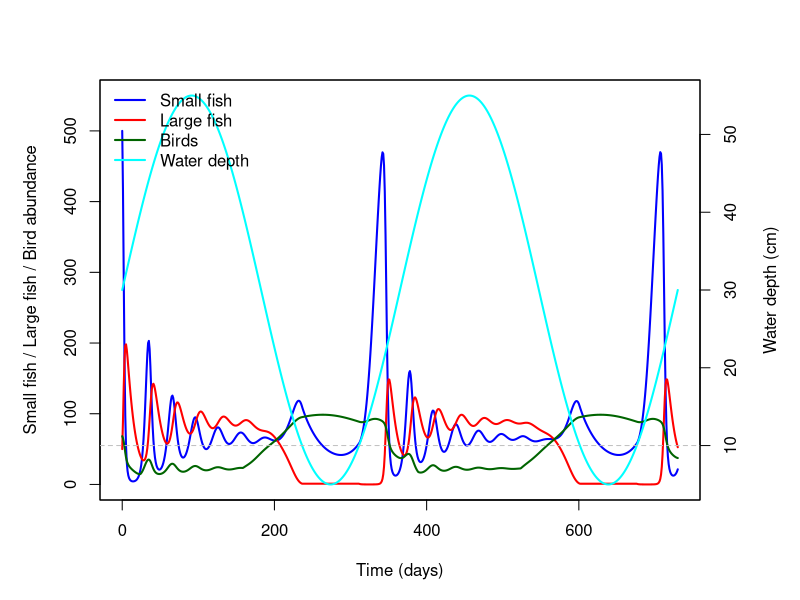

This chart was generated by the following R code:
## ---- chunk 1
#| label: fig-model-results
#| fig-cap: "Dynamics of small fish, large fish, bird abundance, and water depth over a 2-year seasonal cycle with low big fish predation pressure"
#| echo: false
#| warning: false
#| message: false


# Load required package
library(deSolve)

# Seasonal water depth function (in cm)
water_depth <- function(t) {
  # Sinusoidal cycle: mean 30cm, amplitude 25cm, period 365 days
  30 + 25 * sin(2 * pi * t / 365)
}

# Bird abundance function - now depends on water depth AND small fish
bird_abundance <- function(t, S, bird_response, half_sat) {
  W <- water_depth(t)
  
  # Birds arrive when water is shallow
  if (W > 40) {
    B_water <- 10
  } else {
    B_water <- 10 + 90 * (40 - W) / 40
  }
  
  # Additional birds attracted by small fish density
  B_fish <- bird_response * S / (half_sat + S)
  
  return(B_water + B_fish)
}

# ODE model
fish_model <- function(t, state, parameters) {
  with(as.list(c(state, parameters)), {
    
    # Current water depth
    W <- water_depth(t)
    
    # Current bird abundance (depends on water and small fish)
    B <- bird_abundance(t, S, bird_response, half_sat)
    
    # Large fish removal/emigration
    if (W < 10) {
      L <- 0  # Complete removal below threshold
    } else {
      # Emigration rate increases as depth approaches 10cm
      emigration_rate <- e_max * exp(-e_shape * (W - 10))
    }
    
    # Bird predation increases with both bird abundance and concentration
    concentration <- ifelse(W > 10, 50 / W, 5)
    bird_predation <- b * concentration * B
    
    # Small fish dynamics
    dS <- r_s * S * (1 - S/K_s) -           # Logistic growth
      bird_predation * S -               # Bird predation
      a * S * L                          # Large fish predation
    
    # Large fish dynamics
    if (W < 10) {
      dL <- -L  # Rapid removal
    } else {
      dL <- c * a * S * L -                  # Growth from eating small fish
        d * L -                          # Natural mortality
        emigration_rate * L              # Emigration
    }
    
    return(list(c(dS, dL)))
  })
}

# Parameters
params <- c(
  r_s = 0.5,         # Small fish growth rate
  K_s = 1000,        # Small fish carrying capacity
  b = 0.001,         # Bird predation base rate
  a = 0.005,        # Large fish predation rate # a = 0.0005 -> stable fish
  c = 0.3,           # Conversion efficiency
  d = 0.1,           # Large fish mortality
  e_max = 0.5,       # Maximum emigration rate
  e_shape = 0.3,     # Emigration response shape
  bird_response = 50, # Maximum additional birds from fish availability
  half_sat = 200     # Half-saturation for bird numerical response
)

# Initial conditions
initial_state <- c(S = 500, L = 50)

# Time vector (2 years)
times <- seq(0, 730, by = 1)

# Solve ODE
output <- ode(y = initial_state, times = times, func = fish_model, parms = params)

# Calculate bird abundance for all times (now depends on small fish too)
birds <- sapply(1:length(times), function(i) {
  bird_abundance(times[i], output[i, 2], params["bird_response"], params["half_sat"])
})

# Calculate water for all times
water <- sapply(times, water_depth)

# Create single plot with all variables
par(mar = c(5, 5, 4, 5))

# Plot small fish
plot(output[, 1], output[, 2], type = "l", col = "blue", lwd = 2,
     xlab = "Time (days)", ylab = "Small fish / Large fish / Bird abundance",
     ylim = c(0, max(output[, 2], output[, 3], birds) * 1.1))

# Add large fish
lines(output[, 1], output[, 3], col = "red", lwd = 2)

# Add birds
lines(times, birds, col = "darkgreen", lwd = 2)

# Add water depth on secondary axis
par(new = TRUE)
plot(times, water, type = "l", col = "cyan", lwd = 2,
     xaxt = "n", yaxt = "n", xlab = "", ylab = "")
axis(4)
mtext("Water depth (cm)", side = 4, line = 3)
abline(h = 10, lty = 2, col = "gray")

# Add legend
legend("topleft", legend = c("Small fish", "Large fish", "Birds", "Water depth"),
       col = c("blue", "red", "darkgreen", "cyan"), lwd = 2, bty = "n")
